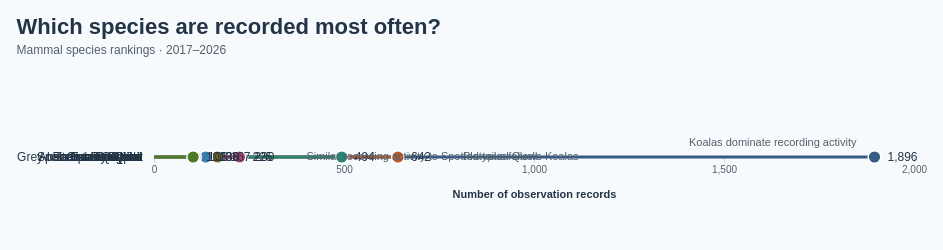

Specify this chart in Vega-Lite:
### Vega specification from a JSON file in a GitHub repository (floating-point values rounded to 4 significant figures; data arrays with more than 128 entries replaced by an {"elided": "..."} marker saying what was removed)
{"$schema": "https://vega.github.io/schema/vega/v5.json", "description": "Most recorded mammal species in Dataset/observations-794195.csv. The 2017–2026 window contains 6,015 species-level observations across 146 species; their counts are aggregated and embedded. Subspecies are combined with their parent species using the first two scientific-name components; genus-only records are excluded. Counts include 2017–2026 observation dates and records regardless of coordinates. Top N is selected by count descending with scientific name breaking ties, then displayed in the selected sort order. Counts measure recording activity, not animal abundance. Lollipop heads are plain circles whose centres mark the observation counts. Species colours match the ten-species palette in BumpChart.vg.json; counts and rankings use the selected observation years. Row annotations highlight the Koala share, its lead over Platypus, and the near tie at ranks 4 and 5. A summary updates the share of records covered by the selected Top N. Uses the 10 most recent available observation years (2017–2026), including partial 2026.", "width": 760, "height": {"signal": "length(data(\"topSpecies\")) * 34"}, "padding": 16, "background": "#f7fafc", "title": {"text": "Which species are recorded most often?", "subtitle": ["Mammal species rankings · 2017–2026"], "anchor": "start", "font": "Arial", "fontSize": 22, "color": "#243447", "subtitleFont": "Arial", "subtitleFontSize": 12, "subtitleColor": "#52606d", "offset": 80, "subtitlePadding": 6, "subtitleLineHeight": 16}, "signals": [{"name": "topN", "value": 10, "bind": {"input": "select", "options": [5, 10], "labels": ["Top 5", "Top 10"], "name": "Species shown: "}}, {"name": "sortOrder", "value": "Descending", "bind": {"input": "select", "options": ["Descending", "Ascending"], "name": "Sort by observations: "}}, {"name": "hoveredSpecies", "value": null, "on": [{"events": "@stems:mouseover, @dots:mouseover, @counts:mouseover", "update": "datum.scientific_name"}, {"events": "@stems:mouseout, @dots:mouseout, @counts:mouseout", "update": "null"}]}], "data": [{"name": "speciesCounts", "values": {"elided": "146 records"}, "transform": [{"type": "window", "sort": {"field": ["count", "scientific_name"], "order": ["descending", "ascending"]}, "ops": ["row_number"], "as": ["rank"]}]}, {"name": "topSpecies", "source": "speciesCounts", "transform": [{"type": "filter", "expr": "datum.rank <= topN"}, {"type": "formula", "expr": "sortOrder === 'Ascending' ? datum.count : -datum.count", "as": "sortKey"}, {"type": "collect", "sort": {"field": ["sortKey", "scientific_name"], "order": ["ascending", "ascending"]}}]}, {"name": "insightRows", "source": "topSpecies", "transform": [{"type": "filter", "expr": "datum.rank === 1 || datum.rank === 2 || datum.rank === 4"}]}, {"name": "shownSummary", "source": "topSpecies", "transform": [{"type": "aggregate", "fields": ["count"], "ops": ["sum"], "as": ["shownCount"]}]}], "scales": [{"name": "x", "type": "linear", "domain": {"data": "speciesCounts", "field": "count"}, "range": "width", "zero": true, "nice": true}, {"name": "y", "type": "band", "domain": {"data": "topSpecies", "field": "scientific_name", "sort": {"op": "min", "field": "sortKey", "order": "ascending"}}, "range": "height", "padding": 0.4}, {"name": "speciesColor", "type": "ordinal", "domain": ["Koala", "Platypus", "Grey-headed Flying-fox", "Greater Glider", "Spotted-tailed Quoll", "European Rabbit", "Quokka", "Tasmanian Devil", "Eastern Barred Bandicoot", "Numbat", "Australian Sea Lion", "Eastern Quoll"], "range": ["#365B85", "#B65C30", "#2A8576", "#885BA6", "#AD4770", "#86701D", "#397FAD", "#6D6B70", "#C17A24", "#5146A0", "#4D7A24", "#bab0ab"], "unknown": "#7cacc6"}], "axes": [{"orient": "bottom", "scale": "x", "title": "Number of observation records", "format": ",d", "tickCount": 5, "grid": true, "gridColor": "#e3e9ef", "domain": false, "tickColor": "#c9d4df", "labelColor": "#52606d", "titleColor": "#243447", "titlePadding": 14}, {"orient": "left", "scale": "y", "domain": false, "ticks": false, "labelPadding": 12, "labelLimit": 280, "labelColor": "#243447", "labelFontSize": 12, "encode": {"labels": {"update": {"text": {"signal": "data('topSpecies')[indexof(domain('y'), datum.value)].species"}}}}}], "marks": [{"name": "stems", "type": "rule", "from": {"data": "topSpecies"}, "encode": {"enter": {"x": {"scale": "x", "value": 0}, "strokeWidth": {"value": 3}}, "update": {"x2": {"scale": "x", "field": "count"}, "y": {"scale": "y", "field": "scientific_name", "band": 0.5}, "stroke": {"scale": "speciesColor", "field": "species"}, "tooltip": {"signal": "{'Species': datum.species, 'Scientific name': datum.scientific_name, 'Observations': format(datum.count, ',d'), 'Share of species-level records': format(datum.count / 6015, '.1%'), 'Overall rank': datum.rank}"}, "strokeWidth": {"signal": "hoveredSpecies === datum.scientific_name ? 4 : 3"}}}}, {"name": "dots", "type": "symbol", "from": {"data": "topSpecies"}, "encode": {"enter": {"cursor": {"value": "pointer"}, "shape": {"value": "circle"}, "stroke": {"value": "#ffffff"}, "strokeWidth": {"value": 1.5}}, "update": {"x": {"scale": "x", "field": "count"}, "y": {"scale": "y", "field": "scientific_name", "band": 0.5}, "tooltip": {"signal": "{'Species': datum.species, 'Scientific name': datum.scientific_name, 'Observations': format(datum.count, ',d'), 'Share of species-level records': format(datum.count / 6015, '.1%'), 'Overall rank': datum.rank}"}, "description": {"signal": "datum.species + ', ' + format(datum.count, ',d') + ' observations'"}, "fill": {"scale": "speciesColor", "field": "species"}, "size": {"signal": "hoveredSpecies === datum.scientific_name ? 220 : 160"}}}}, {"name": "counts", "type": "text", "from": {"data": "topSpecies"}, "encode": {"enter": {"align": {"value": "left"}, "baseline": {"value": "middle"}, "dx": {"value": 13}, "font": {"value": "Arial"}, "fontSize": {"value": 12}, "fill": {"value": "#243447"}}, "update": {"x": {"scale": "x", "field": "count"}, "y": {"scale": "y", "field": "scientific_name", "band": 0.5}, "text": {"signal": "format(datum.count, ',d')"}}}}, {"name": "speciesInsights", "type": "text", "interactive": false, "from": {"data": "insightRows"}, "encode": {"enter": {"font": {"value": "Arial"}, "fontSize": {"value": 11}, "fill": {"value": "#52606d"}}, "update": {"x": {"signal": "scale('x', datum.count) + (datum.rank === 1 ? -18 : 65)"}, "y": {"scale": "y", "field": "scientific_name", "band": 0.5}, "dy": {"signal": "datum.rank === 1 ? -9 : 0"}, "align": {"signal": "datum.rank === 1 ? 'right' : 'left'"}, "baseline": {"signal": "datum.rank === 1 ? 'bottom' : 'middle'"}, "text": {"signal": "datum.rank === 1 ? 'Koalas dominate recording activity' : datum.rank === 2 ? 'Platypus follows Koalas' : 'Similar recording activity to Spotted-tailed Quoll'"}}}}, {"name": "concentrationInsight", "type": "text", "interactive": false, "from": {"data": "shownSummary"}, "encode": {"enter": {"x": {"value": 0}, "align": {"value": "left"}, "baseline": {"value": "top"}, "font": {"value": "Arial"}, "fontSize": {"value": 12}, "fontWeight": {"value": "bold"}, "fill": {"value": "#243447"}}, "update": {"y": {"signal": "height + 66"}, "text": {"value": ""}}}}], "config": {"font": "Arial", "axis": {"labelFont": "Arial", "titleFont": "Arial"}}, "usermeta": {"observationWindow": {"source": "Dataset/observations-794195.csv", "dateField": "observed_on", "years": [2017, 2018, 2019, 2020, 2021, 2022, 2023, 2024, 2025, 2026], "yearCount": 10, "includesPartialLatestYear": true}}}
